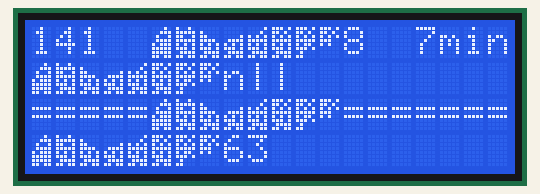
Simulated run of this sketch. Board: Arduino Uno, built with avr-gcc and run on an emulated ATmega328P. Shown: 20×4 character LCD.

Above: at 0.4 s.
At 1.6 s:
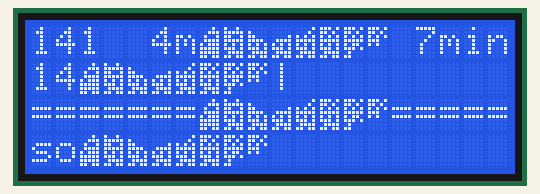
At 2.2 s:
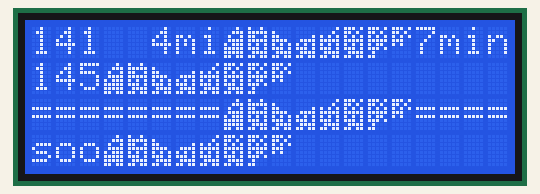
At 4.1 s:
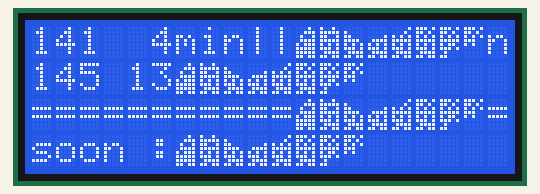
At 5.9 s:
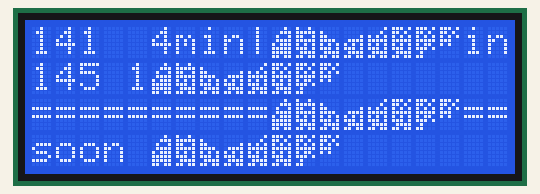
At 8.4 s:
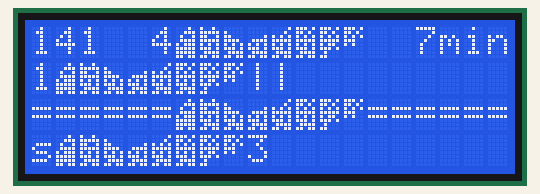

Measured:
- by itself, everything shown: repeats every 8.7 s, in 14 steps
- what the display in image 1 shows lasts 0.7 s, from 1.5 s to 2.2 s
- what the display in image 5 shows lasts 0.7 s, from 8.4 s to 9.1 s

The sketch:

lcd.ino
```cpp
#include <Wire.h>
#include <LiquidCrystal_I2C.h>

LiquidCrystal_I2C lcd(0x3f, 20, 4);

byte sx[][9] = {
{ B00010,
  B00111,
  B01001,
  B01111,
  B10111,
  B11111,
  B11111,
  B11011},//0

{ B10010,
  B11111,
  B11001,
  B11111,
  B10101,
  B11101,
  B01111,
  B11011},//1

{ B00000,
  B10000,
  B11000,
  B11110,
  B10101,
  B11101,
  B01111,
  B11011//2
},

{ B00000,
  B00000,
  B00001,
  B01111,
  B10101,
  B11101,
  B01111,
  B11011//3
},
{ B00001,
  B00010,
  B10101,
  B11111,
  B10101,
  B11101,
  B01111,
  B11011},//4
  {
  B11101,
  B11010,
  B10101,
  B11111,
  B10101,
  B11101,
  B01111,
  B11011//5
},
{
  B11101,
  B11010,
  B10101,
  B11111,
  B10110,
  B11101,
  B01000,
  B11000//6
},
{
  B11101,
  B11010,
  B10101,
  B11100,
  B10100,
  B00000,
  B00000,
  B00000//7
},
{
  B10011,
  B10100,
  B01010,
  B10000,
  B00000,
  B00000,
  B00000,
  B00000//8
  }
};

void setup() {
  pinMode(2,INPUT_PULLUP);
  lcd.begin();
  int i;
  for(i=0; i<8; i++){
    lcd.createChar(i, sx[i]);
  }
  lcd.setBacklight(1);

}

void write_smoke(int st)
{
  int ch_num =0;
  int j;
  int k=5;
  for(j=st;j<8+st; j++){
    lcd.setCursor(j+5,0); //x,y
    lcd.write(ch_num);
    lcd.setCursor(j,1);
    lcd.write(ch_num);
    lcd.setCursor(j+5,2); //x,y
    lcd.write(ch_num);
    lcd.setCursor(j,3);
    lcd.write(ch_num);
    ch_num++;
  }
}

void printTxt()
{
  lcd.setCursor(0,0);
  lcd.printstr("141  4min||148  7min");
  lcd.setCursor(0,1);
  lcd.printstr("145 13min||");
  lcd.setCursor(0,2);
  lcd.printstr("====================");
  lcd.setCursor(0,3);
  lcd.printstr("soon : 463");
}
void loop(){
  lcd.clear();
  printTxt();
  for(int i = 0;i<7;i++){
    lcd.clear();
    printTxt();
    write_smoke(i);
    delay(500);
  }
  for(int i = 7;i>=1;i--){
    lcd.clear();
    printTxt();
    write_smoke(i);
    delay(500);
  }
}
```
